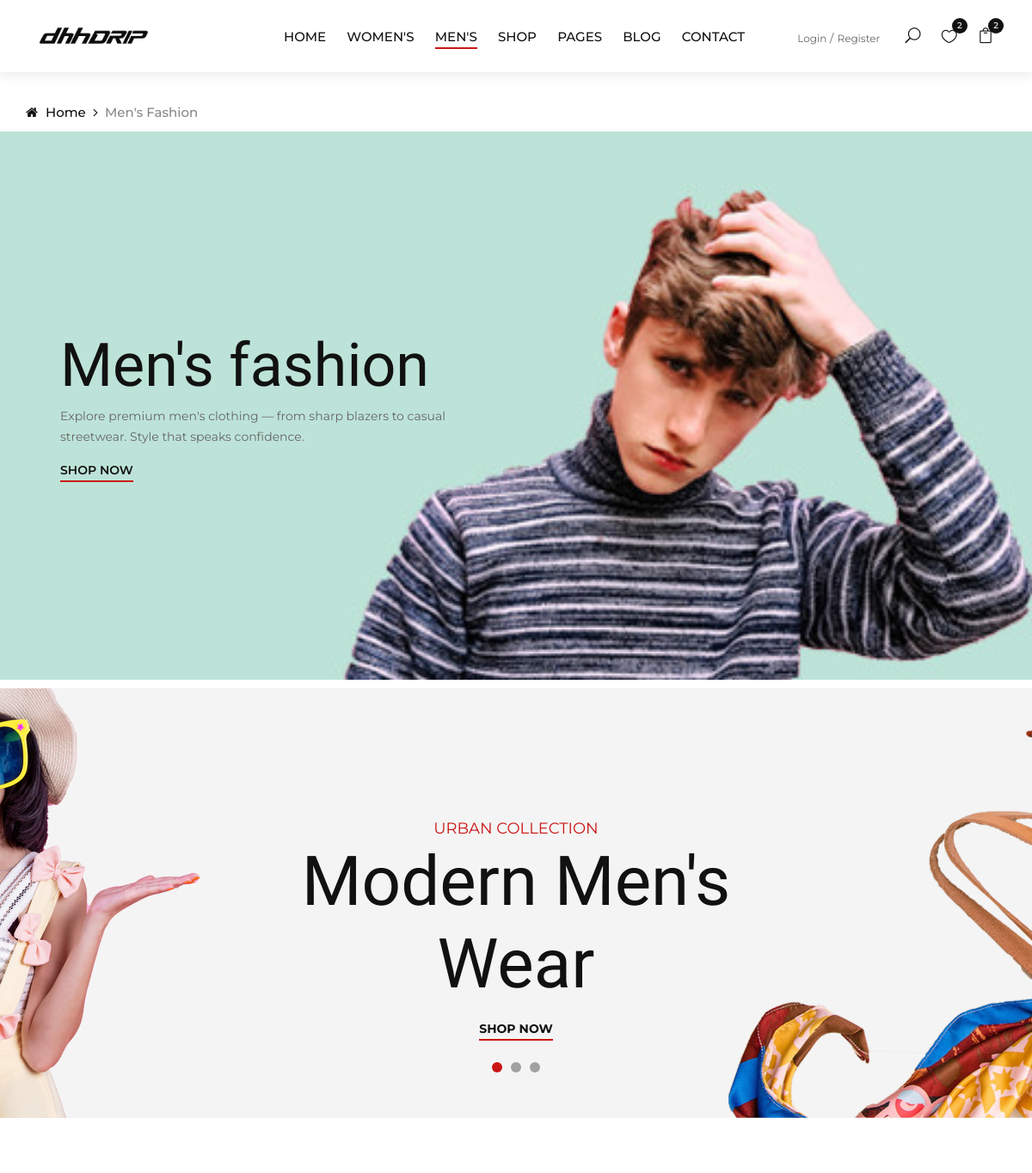
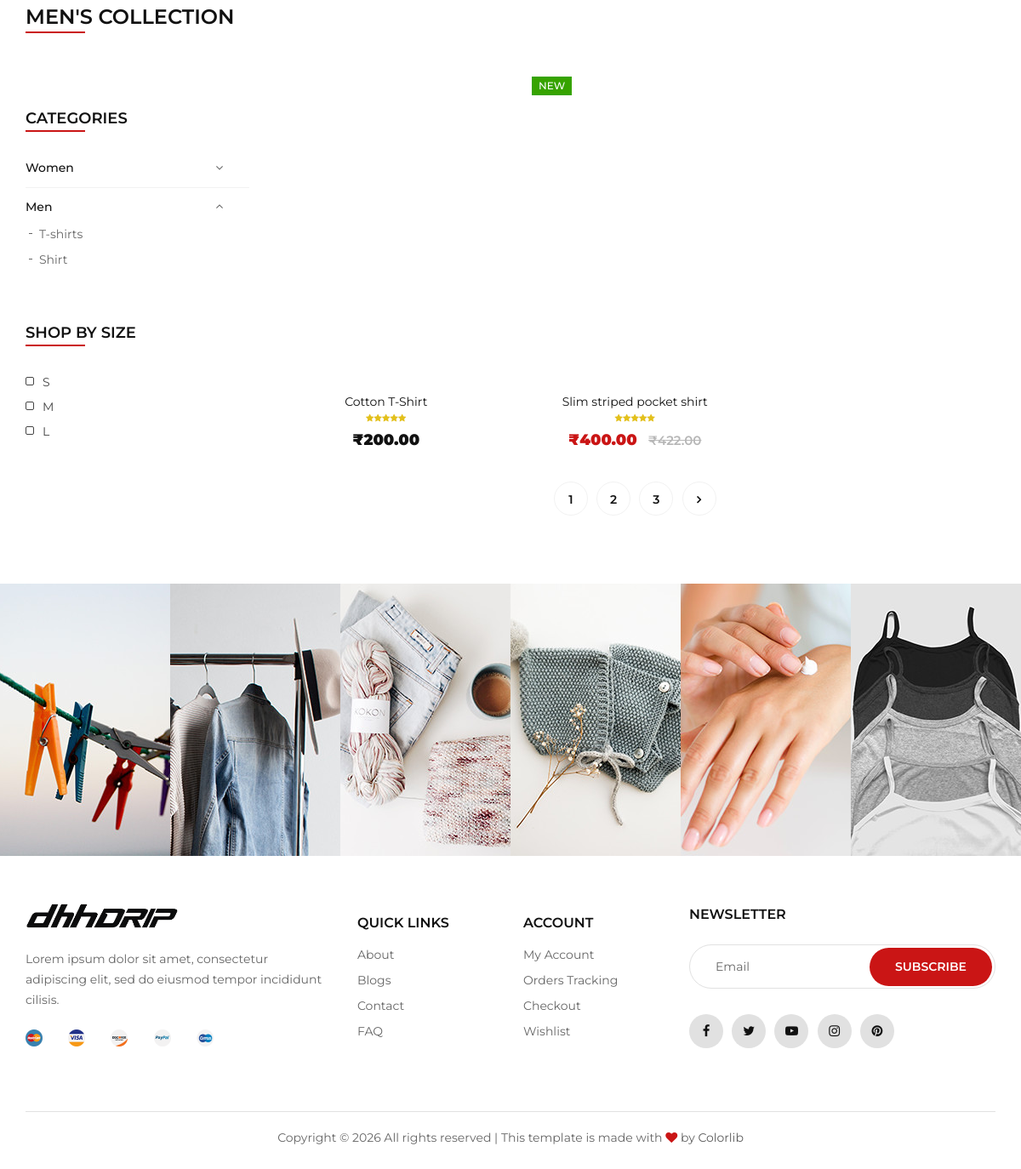
The app's page /men/ with its own data (2 pictures, top to bottom).
### myapp/models.py (models this page shows, shortened)
class SubCategory(models.Model):
    category = models.ForeignKey(
        Category,
        on_delete=models.CASCADE,
        related_name="subcategories"
    )
    name = models.CharField(max_length=100)
    slug = models.SlugField(unique=True, blank=True)

class Product(models.Model):
    category = models.ForeignKey(
        Category,
        on_delete=models.CASCADE
    )
    subcategory = models.ForeignKey(
        SubCategory,
        on_delete=models.CASCADE
    )
    sizes = models.ManyToManyField(Size, blank=True)
    name = models.CharField(max_length=200)
    slug = models.SlugField(unique=True, blank=True)
    image = models.ImageField(upload_to='products/')
    description = models.TextField()
    price = models.DecimalField(max_digits=10, decimal_places=2)
    discount_price = models.DecimalField(
        max_digits=10,
        decimal_places=2,
        blank=True,
        null=True
    )
    stock = models.PositiveIntegerField(default=0)
    is_available = models.BooleanField(default=True)
    is_new = models.BooleanField(default=False)
    is_sale = models.BooleanField(default=False)
    is_home = models.BooleanField(default=False)

### myapp/views.py (the view)
# urls.py: path('men/', views.men, name='men'),
def men(request):
    products = Product.objects.filter(
        category__slug="men",
        is_available=True
    )
    subcategories = SubCategory.objects.filter(
        category__slug="men"
    )
    size = request.GET.get("size")
    if size:
        products = products.filter(
            sizes__name__iexact=size
        )
    context = {
        "products": products,
        "subcategories": subcategories,
        "selected_size": size,
    }
    return render(
        request,
        "men.html",
        context
    )

### myapp/templates/men.html (shortened to what this page needs)
{% load static %}
<!doctype html>
<html lang="zxx">
  <head>
    <link
      rel="stylesheet"
      href="{% static 'css/bootstrap.min.css' %}"
      type="text/css"
    />
    <link
      rel="stylesheet"
      href="{% static 'css/font-awesome.min.css' %}"
      type="text/css"
    />
    <link
      rel="stylesheet"
      href="{% static 'css/elegant-icons.css' %}"
      type="text/css"
    />
    <link
      rel="stylesheet"
      href="{% static 'css/jquery-ui.min.css' %}"
      type="text/css"
    />
    <link
      rel="stylesheet"
      href="{% static 'css/magnific-popup.css' %}"
      type="text/css"
    />
    <link
      rel="stylesheet"
      href="{% static 'css/owl.carousel.min.css' %}"
      type="text/css"
    />
    <link
      rel="stylesheet"
      href="{% static 'css/slicknav.min.css' %}"
      type="text/css"
    />
    <link
      rel="stylesheet"
      href="{% static 'css/style.css' %}"
      type="text/css"
    />
  </head>
  <body>
    <header class="header">
      <div class="container-fluid">
        <div class="row">
          <div class="col-xl-3 col-lg-2">
            <div class="header__logo">
              <a href="{% url 'home' %}"
                ><img src="{% static 'img/logo.png' %}" alt=""
              /></a>
            </div>
          </div>
          <div class="col-xl-6 col-lg-7">
            <nav class="header__menu">
              <ul>
                <li><a href="{% url 'home' %}">Home</a></li>
                <li><a href="{% url 'women' %}">Women's</a></li>
                <li class="active"><a href="{% url 'men' %}">Men's</a></li>
                <li><a href="{% url 'shop' %}">Shop</a></li>
                <li>
                  <a href="#">Pages</a>
                </li>
                <li><a href="{% url 'blog' %}">Blog</a></li>
                <li><a href="{% url 'contact' %}">Contact</a></li>
              </ul>
            </nav>
          </div>
          <div class="col-lg-3">
            <div class="header__right">
              <div class="header__right__auth">
                {% if user.is_authenticated %}
                  <span style="margin-right: 15px;">Hi, {{ user.first_name|default:user.username }}</span>
                  <a href="{% url 'logout' %}">Logout</a>
                {% else %}
                  <a href="{% url 'login' %}">Login</a>
                  <a href="{% url 'register' %}">Register</a>
                {% endif %}
              </div>
              <ul class="header__right__widget">
                <li><span class="icon_search search-switch"></span></li>
                <li>
                  <a href="#"
                    ><span class="icon_heart_alt"></span>
                    <div class="tip">2</div></a
                  >
                </li>
                <li>
                  <a href="{% url 'cart' %}"
                    ><span class="icon_bag_alt"></span>
                    <div class="tip">2</div></a
                  >
                </li>
              </ul>
            </div>
          </div>
        </div>
      </div>
    </header>
    <div class="breadcrumb-option">
      <div class="container">
        <div class="row">
          <div class="col-lg-12">
            <div class="breadcrumb__links">
              <a href="{% url 'home' %}"><i class="fa fa-home"></i> Home</a>
              <span>Men's Fashion</span>
            </div>
          </div>
        </div>
      </div>
    </div>
    <section class="categories">
      <div class="container-fluid">
        <div class="row">
          <div class="col-lg-12 p-0">
            <div
              class="categories__item categories__large__item set-bg"
              data-setbg="{% static 'img/categories/category-2.jpg' %}"
            >
              <div class="categories__text">
                <h1>Men's fashion</h1>
                <p>
                  Explore premium men's clothing — from sharp blazers to casual
                  streetwear. Style that speaks confidence.
                </p>
                <a href="#men-products">Shop now</a>
              </div>
            </div>
          </div>
        </div>
      </div>
    </section>
    <section
      class="banner set-bg"
      data-setbg="{% static 'img/banner/banner-1.jpg' %}"
    >
      <div class="container">
        <div class="row">
          <div class="col-xl-7 col-lg-8 m-auto">
            <div class="banner__slider owl-carousel">
              <div class="banner__item">
                <div class="banner__text">
                  <span>Urban Collection</span>
                  <h1>Modern Men's Wear</h1>
                  <a href="#men-products">Shop now</a>
                </div>
              </div>
            </div>
          </div>
        </div>
      </div>
    </section>
    <section class="shop spad" id="men-products">
      <div class="container">
        <div class="row">
          <div class="col-lg-12">
            <div class="section-title">
              <h4>Men's Collection</h4>
            </div>
          </div>
        </div>
        <div class="row">
          <div class="col-lg-3 col-md-3">
            <div class="shop__sidebar">
              <div class="sidebar__categories">
                <div class="section-title">
                  <h4>Categories</h4>
                </div>
                <div class="categories__accordion">
                  <div class="accordion" id="menAccordion">
                    <div class="card">
                      <div class="card-heading">
                        <a
                          data-toggle="collapse"
                          data-target="#womenCollapseOne"
                          >Women</a
                        >
                      </div>
                    </div>
                    <div class="card">
                      <div class="card-heading active">
                        <a data-toggle="collapse" data-target="#menCollapseOne"
                          >Men</a
                        >
                      </div>
                      <div
                        id="menCollapseOne"
                        class="collapse show"
                        data-parent="#menAccordion"
                      >
                        <div class="card-body">
                          <ul>
                            {% for sub in subcategories %}
                            <li>
                              <a href="{% url 'men_subcategory' sub.slug %}"
                                >{{ sub.name }}</a
                              >
                            </li>
                            {% endfor %}
                          </ul>
                        </div>
                      </div>
                    </div>
                  </div>
                </div>
              </div>
              <div class="sidebar__sizes">
                <div class="section-title">
                  <h4>Shop by size</h4>
                </div>
                <div class="size__list">
                  <label for="w-s">
    s
    <span class="checkmark"></span>
</label>
<label for="w-m">
    m
    <span class="checkmark"></span>
</label>
<label for="w-l">
    l
    <span class="checkmark"></span>
</label>
                </div>
              </div>
            </div>
          </div>
          <div class="col-lg-9 col-md-9">
            <div class="row">
              {% for product in products %}
              <div class="col-lg-4 col-md-6">
                <div
                  class="product__item {% if product.is_sale %}sale{% endif %}"
                >
                  <div
                    class="product__item__pic set-bg"
                    data-setbg="{{ product.image.url }}"
                  >
                    {% if product.is_new %}
                    <div class="label new">New</div>
                    {% endif %}
                    <ul class="product__hover">
                    </ul>
                  </div>
                  <div class="product__item__text">
                    <h6>
                      <a href="{% url 'product-details' product.slug %}"
                        >{{ product.name }}</a
                      >
                    </h6>
                    <div class="rating">
                      <i class="fa fa-star"></i>
                      <i class="fa fa-star"></i>
                      <i class="fa fa-star"></i>
                      <i class="fa fa-star"></i>
                      <i class="fa fa-star"></i>
                    </div>
                    <div class="product__price">
                      {% if product.discount_price %}
                      <strong style="color: #ca1515; font-size: 18px">
                        ₹{{ product.discount_price }}
                      </strong>
                      <del
                        style="
                          color: #b7b7b7;
                          font-size: 15px;
                          margin-left: 8px;
                        "
                      >
                        ₹{{ product.price }}
                      </del>
                      {% else %}
                      <strong style="color: #111111; font-size: 18px">
                        ₹{{ product.price }}
                      </strong>
                      {% endif %}
                    </div>
                  </div>
                </div>
              </div>
              {% endfor %}
              <div class="col-lg-12 text-center">
                <div class="pagination__option">
                  <a href="#">1</a>
                  <a href="#">2</a>
                  <a href="#">3</a>
                  <a href="#"><i class="fa fa-angle-right"></i></a>
                </div>
              </div>
            </div>
          </div>
        </div>
      </div>
    </section>
    <div class="instagram">
      <div class="container-fluid">
        <div class="row">
          <div class="col-lg-2 col-md-4 col-sm-4 p-0">
            <div
              class="instagram__item set-bg"
              data-setbg="{% static 'img/instagram/insta-1.jpg' %}"
            >
            </div>
          </div>
          <div class="col-lg-2 col-md-4 col-sm-4 p-0">
            <div
              class="instagram__item set-bg"
              data-setbg="{% static 'img/instagram/insta-2.jpg' %}"
            >
            </div>
          </div>
          <div class="col-lg-2 col-md-4 col-sm-4 p-0">
            <div
              class="instagram__item set-bg"
              data-setbg="{% static 'img/instagram/insta-3.jpg' %}"
            >
            </div>
          </div>
          <div class="col-lg-2 col-md-4 col-sm-4 p-0">
            <div
              class="instagram__item set-bg"
              data-setbg="{% static 'img/instagram/insta-4.jpg' %}"
            >
            </div>
          </div>
          <div class="col-lg-2 col-md-4 col-sm-4 p-0">
            <div
              class="instagram__item set-bg"
              data-setbg="{% static 'img/instagram/insta-5.jpg' %}"
            >
            </div>
          </div>
          <div class="col-lg-2 col-md-4 col-sm-4 p-0">
            <div
              class="instagram__item set-bg"
              data-setbg="{% static 'img/instagram/insta-6.jpg' %}"
            >
            </div>
          </div>
        </div>
      </div>
    </div>
    <footer class="footer">
      <div class="container">
        <div class="row">
          <div class="col-lg-4 col-md-6 col-sm-7">
            <div class="footer__about">
              <div class="footer__logo">
                <a href="{% url 'home' %}"
                  ><img src="{% static 'img/logo.png' %}" alt=""
                /></a>
              </div>
              <p>
                Lorem ipsum dolor sit amet, consectetur adipiscing elit, sed do
                eiusmod tempor incididunt cilisis.
              </p>
              <div class="footer__payment">
                <a href="#"
                  ><img src="{% static 'img/payment/payment-1.png' %}" alt=""
                /></a>
                <a href="#"
                  ><img src="{% static 'img/payment/payment-2.png' %}" alt=""
                /></a>
                <a href="#"
                  ><img src="{% static 'img/payment/payment-3.png' %}" alt=""
                /></a>
                <a href="#"
                  ><img src="{% static 'img/payment/payment-4.png' %}" alt=""
                /></a>
                <a href="#"
                  ><img src="{% static 'img/payment/payment-5.png' %}" alt=""
                /></a>
              </div>
            </div>
          </div>
          <div class="col-lg-2 col-md-3 col-sm-5">
            <div class="footer__widget">
              <h6>Quick links</h6>
              <ul>
                <li><a href="#">About</a></li>
                <li><a href="{% url 'blog' %}">Blogs</a></li>
                <li><a href="{% url 'contact' %}">Contact</a></li>
                <li><a href="#">FAQ</a></li>
              </ul>
            </div>
          </div>
          <div class="col-lg-2 col-md-3 col-sm-4">
            <div class="footer__widget">
              <h6>Account</h6>
              <ul>
                <li><a href="#">My Account</a></li>
                <li><a href="#">Orders Tracking</a></li>
                <li><a href="{% url 'checkout' %}">Checkout</a></li>
                <li><a href="#">Wishlist</a></li>
              </ul>
            </div>
          </div>
          <div class="col-lg-4 col-md-8 col-sm-8">
            <div class="footer__newslatter">
              <h6>NEWSLETTER</h6>
              <form action="#">
                <input type="text" placeholder="Email" />
                <button type="submit" class="site-btn">Subscribe</button>
              </form>
              <div class="footer__social">
                <a href="#"><i class="fa fa-facebook"></i></a>
                <a href="#"><i class="fa fa-twitter"></i></a>
                <a href="#"><i class="fa fa-youtube-play"></i></a>
                <a href="#"><i class="fa fa-instagram"></i></a>
                <a href="#"><i class="fa fa-pinterest"></i></a>
              </div>
            </div>
          </div>
        </div>
        <div class="row">
          <div class="col-lg-12">
            <div class="footer__copyright__text">
              <p>
                Copyright &copy;
                All rights reserved | This template is made with
                <i class="fa fa-heart" aria-hidden="true"></i> by
                <a href="https://colorlib.com" target="_blank">Colorlib</a>
              </p>
            </div>
          </div>
        </div>
      </div>
    </footer>
  </body>
</html>

### records on screen
SubCategory: name "T-shirts"
SubCategory: name "Shirt"
Product: name "Cotton T-Shirt", price "200.00"
Product: is_new "NEW", name "Slim striped pocket shirt", discount_price "400.00", price "422.00"
